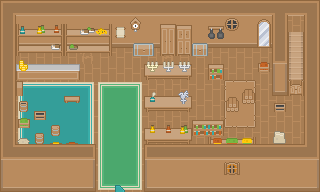

Below is a game level as drawn by its tile map, then a one-line description and the .tmx that defines it (tile-layer data replaced by summaries):
An orthogonal 20x12 tile map with 16x16 px tiles, 8 tile layers (Ground Terrain, Ground Overlay, Below0, Below1, ...), 4 hidden layers not drawn.

<map version="1.5" tiledversion="1.7.2" orientation="orthogonal" renderorder="right-down" width="20" height="12" tilewidth="16" tileheight="16" infinite="0" nextlayerid="16" nextobjectid="1">
 <editorsettings>
  <export target="Outpost Trader's Store.json" format="json" />
 </editorsettings>
 <tileset firstgid="1" source="tiles.tsx" />
 <layer id="13" name="Teleporter:World,11,4,0,down," width="20" height="12" visible="0" locked="1">
  <data>[240 cells, 3 non-empty, 1 distinct tile ids]</data>
 </layer>
 <layer id="14" name="Region: Outpost Trader's Store:noattack:nomonster:" width="20" height="12" visible="0" locked="1">
  <data>[240 cells, 240 non-empty, 1 distinct tile ids]</data>
 </layer>
 <layer id="15" name="Npc:adicyte" width="20" height="12" visible="0" locked="1">
  <data>[240 cells, 1 non-empty, 1 distinct tile ids]</data>
 </layer>
 <layer id="2" name="Collision:0" width="20" height="12" visible="0" locked="1">
  <data>[240 cells, 156 non-empty, 5 distinct tile ids]</data>
 </layer>
 <layer id="4" name="Ground Terrain" width="20" height="12">
  <data>[240 cells, 240 non-empty, 2 distinct tile ids]</data>
 </layer>
 <layer id="5" name="Ground Overlay" width="20" height="12">
  <data>[240 cells, 57 non-empty, 24 distinct tile ids]</data>
 </layer>
 <layer id="7" name="Below0" width="20" height="12">
  <data>[240 cells, 61 non-empty, 21 distinct tile ids]</data>
 </layer>
 <layer id="8" name="Below1" width="20" height="12">
  <data>[240 cells, 3 non-empty, 3 distinct tile ids]</data>
 </layer>
 <layer id="9" name="BelowOffset" width="20" height="12" offsetx="0" offsety="8">
  <data>[240 cells, 23 non-empty, 21 distinct tile ids]</data>
 </layer>
 <layer id="10" name="Above0" width="20" height="12">
  <data>[240 cells, 91 non-empty, 14 distinct tile ids]</data>
 </layer>
 <layer id="11" name="Above1" width="20" height="12">
  <data>[240 cells, 5 non-empty, 5 distinct tile ids]</data>
 </layer>
 <layer id="12" name="AboveOffset" width="20" height="12" offsetx="0" offsety="8">
  <data>[240 cells, 19 non-empty, 19 distinct tile ids]</data>
 </layer>
</map>